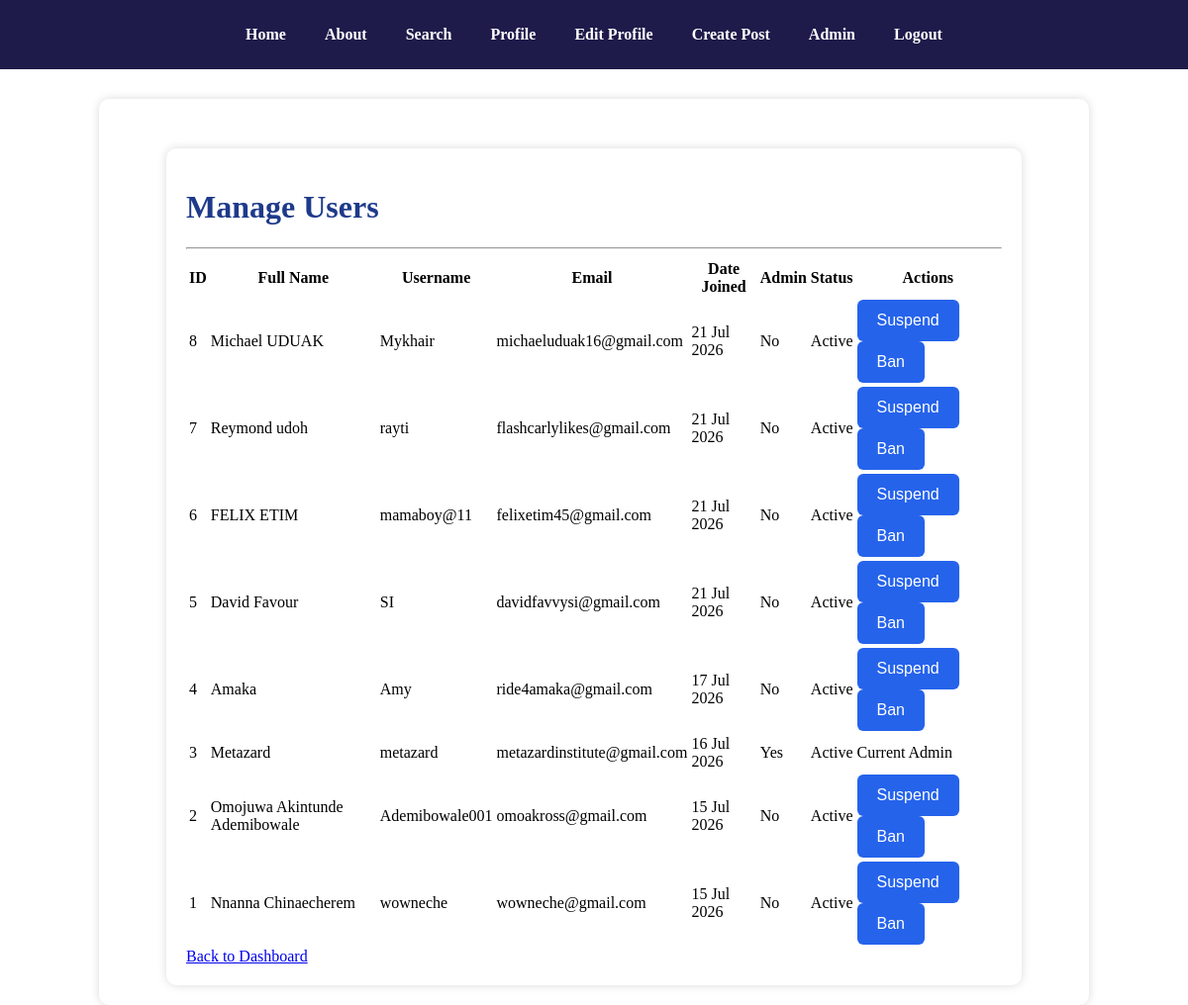
The app's page /admin/users (signed in) with its own data.
### models/user.py (models this page shows, shortened)
class User(db.Model, UserMixin):
    __tablename__ = "users"
    id = db.Column(db.Integer, primary_key=True)
    full_name = db.Column(db.String(150), nullable=False)
    username = db.Column(db.String(80), unique=True, nullable=False)
    email = db.Column(db.String(120), unique=True, nullable=False)
    password = db.Column(db.String(255), nullable=False)
    bio = db.Column(db.Text, default="")
    profile_picture = db.Column(
        db.String(255),
        default="default_profile.png"
    )
    created_at = db.Column(
        db.DateTime,
        default=datetime.utcnow
    )
    is_admin = db.Column(
        db.Boolean,
        default=False
    )
    is_suspended = db.Column(
        db.Boolean,
        default=False
    )
    is_banned = db.Column(
        db.Boolean,
        default=False
    )

### routes/admin.py (the view)
@admin_bp.route("/users")
@login_required
def users():
    if not current_user.is_admin:
        abort(403)
    users = User.query.order_by(User.created_at.desc()).all()
    return render_template(
        "admin/users.html",
        users=users
    )

### templates/admin/users.html (shortened to what this page needs)
{% extends "base.html" %}
{% block content %}
<div class="container mt-4">
    <h1>Manage Users</h1>
    <hr>
    {% if users %}
    <table class="table table-bordered table-striped">
        <thead>
            <tr>
                <th>ID</th>
                <th>Full Name</th>
                <th>Username</th>
                <th>Email</th>
                <th>Date Joined</th>
                <th>Admin</th>
                <th>Status</th>
                <th>Actions</th>
            </tr>
        </thead>
        <tbody>
            {% for user in users %}
            <tr>
                <td>{{ user.id }}</td>
                <td>{{ user.full_name }}</td>
                <td>{{ user.username }}</td>
                <td>{{ user.email }}</td>
                <td>{{ user.created_at.strftime("%d %b %Y") }}</td>
                <td>
                    {% if user.is_admin %}
                    Yes
                    {% else %}
                    No
                    {% endif %}
                </td>
                <td>
                    {% if user.is_banned %}
                    <span class="badge bg-danger">Banned</span>
                    {% elif user.is_suspended %}
                    <span class="badge bg-warning text-dark">Suspended</span>
                    {% else %}
                    <span class="badge bg-success">Active</span>
                    {% endif %}
                </td>
                <td>
                    {% if user.id != current_user.id %}
                    {% if not user.is_banned %}
                    {% if user.is_suspended %}
                    <form method="POST" action="{{ url_for('admin.unsuspend_user', id=user.id) }}"
                        style="display:inline;" onsubmit="return confirm('Unsuspend this user?');">
                        <button class="btn btn-success btn-sm">
                            Unsuspend
                        </button>
                    </form>
                    {% else %}
                    <form method="POST" action="{{ url_for('admin.suspend_user', id=user.id) }}" style="display:inline;"
                        onsubmit="return confirm('Suspend this user?');">
                        <button class="btn btn-warning btn-sm">
                            Suspend
                        </button>
                    </form>
                    {% endif %}
                    <form method="POST" action="{{ url_for('admin.ban_user', id=user.id) }}" style="display:inline;"
                        onsubmit="return confirm('Ban this user? This action can be reversed later.');">
                        <button class="btn btn-danger btn-sm">
                            Ban
                        </button>
                    </form>
                    {% endif %}
                    {% else %}
                    <span class="text-muted">Current Admin</span>
                    {% endif %}
                </td>
            </tr>
            {% endfor %}
        </tbody>
    </table>
    {% else %}
    <p>No users found.</p>
    {% endif %}
    <a href="{{ url_for('admin.dashboard') }}" class="btn btn-secondary">
        Back to Dashboard
    </a>
</div>
{% endblock %}

### templates/base.html (shortened to what this page needs)
<!DOCTYPE html>
<html>
<head>
    <link rel="stylesheet" href="{{url_for('static',filename='style.css')  }}">
    <link rel="stylesheet" href="https://cdn.jsdelivr.net/npm/bootstrap-icons@1.11.3/font/bootstrap-icons.min.css">
</head>
<body>
    <nav>
        <a href="{{ url_for('home') }}">Home</a>
        <a href="{{ url_for('about') }}">
            About
        </a>
        <a href="{{ url_for('search.search') }}">Search</a>
        {% if current_user.is_authenticated %}
        <a href="{{ url_for('auth.profile') }}">Profile</a>
        <a href="{{ url_for('auth.edit_profile') }}">Edit Profile</a>
        <a href="{{ url_for('posts.create_post') }}">Create Post</a>
        {% if current_user.is_admin %}
        <a href="{{ url_for('admin.dashboard') }}">Admin</a>
        {% endif %}
        <a href="{{ url_for('auth.logout') }}" onclick="return confirm('Are you sure you want to log out?')">
            Logout
        </a>
        {% else %}
        <a href="{{ url_for('auth.register') }}">Register</a>
        <a href="{{ url_for('auth.login') }}">Login</a>
        {% endif %}
    </nav>
    <div class="container">
        {% block content %}
        {% endblock %}
    </div>
</body>
</html>

### static/style.css (style rules this page uses)
body { margin: 0; padding: 0; font-family: 'Times New Roman', Times, serif; background: white; }
nav { background: #1E1B4B; padding: 18px 30px; display: flex; justify-content: center; flex-wrap: wrap; gap: 15px; }
nav a { color: white; text-decoration: none; font-weight: bold; padding: 8px 12px; transition: all .3s ease; }
.container { width: 90%; max-width: 1000px; margin: auto; background: white; padding: 20px; margin-top: 30px; border-radius: 10px; box-shadow: 0 0 10px rgba(0, 0, 0, .15); box-sizing: border-box; }
h1 { color: #1e3a8a; }
form { width: 100%; }
button { background: #2563eb; color: white; border: none; padding: 12px 20px; border-radius: 6px; cursor: pointer; font-size: 16px; }

### records on screen
User: id "8", full_name "Michael UDUAK", username "Mykhair", email "michaeluduak16@gmail.com", created_at "21 Jul 2026", is_admin "No", is_banned "Active"
User: id "7", full_name "Reymond udoh", username "rayti", email "flashcarlylikes@gmail.com", created_at "21 Jul 2026", is_admin "No", is_banned "Active"
User: id "6", full_name "FELIX ETIM", username "mamaboy@11", email "felixetim45@gmail.com", created_at "21 Jul 2026", is_admin "No", is_banned "Active"
User: id "5", full_name "David Favour", username "SI", email "davidfavvysi@gmail.com", created_at "21 Jul 2026", is_admin "No", is_banned "Active"
User: id "4", full_name "Amaka", username "Amy", email "ride4amaka@gmail.com", created_at "17 Jul 2026", is_admin "No", is_banned "Active"
User: id "3", full_name "Metazard", username "metazard", email "metazardinstitute@gmail.com", created_at "16 Jul 2026", is_admin "Yes", is_banned "Active", shows "Current Admin"
User: id "2", full_name "Omojuwa Akintunde Ademibowale", username "Ademibowale001", email "omoakross@gmail.com", created_at "15 Jul 2026", is_admin "No", is_banned "Active"
User: id "1", full_name "Nnanna Chinaecherem", username "wowneche", email "wowneche@gmail.com", created_at "15 Jul 2026", is_admin "No", is_banned "Active"
